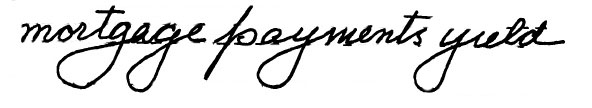
#> input picture lowerZone.jpg, 592 x 108 px
$ python -i zones.py   (imports and definitions only)
#> lines starting #> are read from the running program, lines starting #| are printed output that depends on the picture; after the words box and inside, x2 and y2 are one past the last pixel; in counts of white or black regions, pixels touching at a corner belong together
#> further down, picture is the input picture: shape (108, 592, 3); min 0, max 255, mean 227.2
import cv2
import numpy as np
from matplotlib import pyplot as plt
from skimage import morphology


def findZone(img):
    gray = cv2.cvtColor(img, cv2.COLOR_BGR2GRAY)
    h, w = gray.shape[:]
#> h = 108; w = 592

    # Median Filter
    median = cv2.medianBlur(gray, 3)
    #cv2.imshow('Median Filter', median)

    # Otsu Thresholding
    ret, thresh = cv2.threshold(median, 0, 255, cv2.THRESH_OTSU | cv2.THRESH_BINARY)
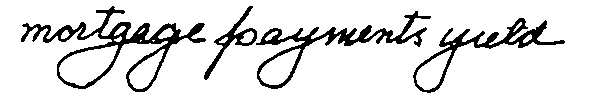
#> thresh: shape (108, 592); 88.9% white; 4 black regions, box (x1, y1, x2, y2) and area: (21, 6, 206, 92) 2858, (256, 11, 431, 89) 2005, (413, 18, 565, 93) 1567, (204, 6, 257, 80) 652
#> ret = 137
    #cv2.imshow('Otsu Thresholding', thresh)

    # Count all pixel rows
    sumRows = []
    pixelRow = []
    for j in range(h):
        row = thresh[j:j+1, 0:w]
        pixel = np.count_nonzero(row == 0)
        sumRows += [pixel]
        pixelRow += [j]
#> this loop made 108 passes
#> pixel on passes 18 to 29: 35, 30, 20, 24, 28, 41, 61, 87, 107, 121, 144, 164
#> (pixel, sumRows) on passes 1 to 6: (0, [0]), (0, [0, 0]), (0, [0, 0, 0]), (0, [0, 0, 0, 0]), (0, [0, 0, 0, 0, 0]), (0, [0, 0, 0, 0, 0, 0])
#> after the loop, pixelRow = 108 values from 0 to 107; sumRows = 108 values, max 291 at index 39, min 0 at index 0, mean 65.57

    # Search for first stroke
    topRow = []
    for j in range(h):
        row = thresh[j:j+1, 0:w]
        topRow.append(np.sum(row))
        pixel = np.count_nonzero(row == 0)
        if pixel > 0:
            break
#> this loop made 7 passes
#> pixel on passes 1 to 7: 0, 0, 0, 0, 0, 0, 6
#> after the loop, topRow = [150960, 150960, 150960, 150960, 150960, 150960, 149430]

    # Search for last stroke
    bottomRow = []
    for j in range(h, -1, -1):
        row = thresh[j:j+1, 0:w]
        bottomRow.append(np.sum(row))
        pixel = np.count_nonzero(row == 0)
        if pixel > 0:
            break
#> this loop made 17 passes
#> after the loop, bottomRow = [0, 150960, 150960, 150960, 150960, 150960, 150960, 150960, 150960, 150960, 150960, 150960, 150960, 150960, 150960, 150960, 149940]

    # Search middle lines
    mostLines = max(sumRows)/3
#> mostLines = 97
    morePixel = [i for i in sumRows if i >= mostLines]
#> morePixel = [107, 121, 144, 164, 190, 208, 220, 220, 225, 239, 248, 257, 270, 286, 291, 291, 284, 279, 248, 182, 122]

    # Define all zone lines
    topZone = len(topRow)-1
#> topZone = 6
    topMiddleZone = sumRows.index(morePixel[0])
#> topMiddleZone = 25
    bottomMiddleZone = sumRows.index(morePixel[len(morePixel)-1])
#> bottomMiddleZone = 45
    bottomZone = img.shape[0] - len(bottomRow) + 1
#> bottomZone = 92

    # Generate Lines
    cv2.line(img, (0, topZone), (w, topZone), (0, 255, 0), 2)
    cv2.line(img, (0, topMiddleZone), (w, topMiddleZone), (0, 255, 0), 2)
    cv2.line(img, (0, bottomMiddleZone), (w, bottomMiddleZone), (0, 255, 0), 2)
    cv2.line(img, (0, bottomZone), (w, bottomZone), (0, 255, 0), 2)
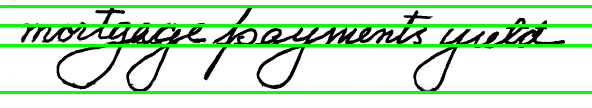
#> img: shape (108, 592, 3); mean B, G, R 201.9, 230.2, 201.9

    #cv2.imshow('Zone Lines', img)
    #cv2.imwrite('sample_image/zoned.png', img)

    #show_histogram(sumRows, pixelRow)

    separators = [topZone, topMiddleZone, bottomMiddleZone, bottomZone]
#> separators = [6, 25, 45, 92]

    top = separators[1] - separators[0]
#> top = 19
    middle = separators[2] - separators[1]
#> middle = 20
    bottom = separators[3] - separators[2]
#> bottom = 47

    return top, middle, bottom

def show_histogram(img, label):
    plt.barh(label, img, height=1)
    plt.ylim(len(label),0)
    plt.ylabel("Baris Citra (y)")
    plt.xlabel("Jumlah Intensitas Piksel")
    plt.show()

def zone_extract(file_name):
    image = cv2.imread(file_name)
    top, middle, bottom = findZone(image)

    return [top, middle, bottom]

def main():
    img = cv2.imread('dataset/h06-089-s01-00.png')

    findZone(img)

>>> import cv2
>>> picture = cv2.imread('lowerZone.jpg')
>>> result = findZone(picture)
#> result = (19, 20, 47)

$ run again, on h06-092-s00-00.png
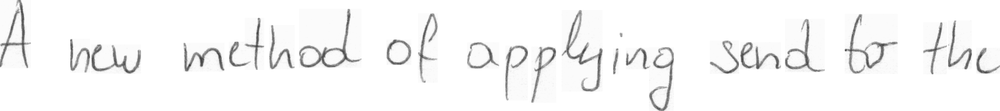
#> input picture h06-092-s00-00.png, 1000 x 111 px, shrunk from 1809 x 200 before the run
#> picture is the input picture: shape (111, 1000, 3); min 50, max 255, mean 246.3
#> in findZone, `ret, thresh = cv2.threshold(median, 0, 255, cv2.THRESH_OTSU | cv2.THRE..`:
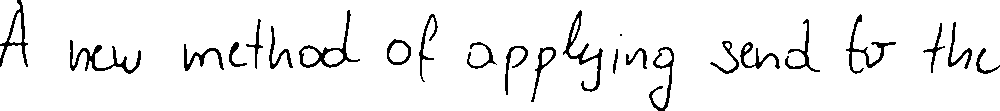
#> thresh: shape (111, 1000); 94% white; 24 black regions (1 under 20 px), largest, box (x1, y1, x2, y2) and area: (70, 40, 141, 74) 597, (563, 10, 603, 92) 562, (299, 10, 360, 68) 535
#> ret = 201
#> the loop in findZone, `for j in range(h):` made 111 passes
#> pixel on passes 18 to 25: 23, 23, 28, 30, 33, 31, 32, 30
#> after the loop in findZone, `for j in range(h):`: pixelRow = 111 values from 0 to 110; sumRows = 111 values, max 227 at index 64, min 3 at index 4, mean 59.6
#> the loop in findZone, `for j in range(h):` made 1 pass
#> pixel on pass 1: 4
#> after the loop in findZone, `for j in range(h):`: topRow = [253980]
#> the loop in findZone, `for j in range(h, -1, -1):` made 2 passes
#> pixel on passes 1 to 2: 0, 7
#> after the loop in findZone, `for j in range(h, -1, -1):`: bottomRow = [0, 253215]
#> mostLines = 75.67
#> morePixel = 29 values, max 227 at index 22, min 87 at index 27, mean 171.8
#> topZone = 0
#> topMiddleZone = 42
#> bottomMiddleZone = 70
#> bottomZone = 110
#> in findZone, `cv2.line(img, (0, bottomZone), (w, bottomZone), (0, 255, 0), 2)`:
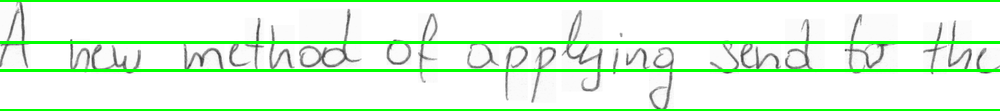
#> img: shape (111, 1000, 3); mean B, G, R 224.1, 247, 224.1
#> separators = [0, 42, 70, 110]
#> top = 42
#> middle = 28
#> bottom = 40
#> result = (42, 28, 40)

$ run again, on m06-076-s05-00.png
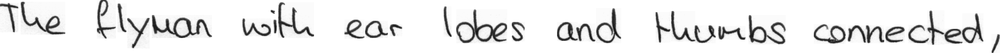
#> input picture m06-076-s05-00.png, 1000 x 53 px, shrunk from 1745 x 92 before the run
#> picture is the input picture: shape (53, 1000, 3); min 7, max 255, mean 233.5
#> in findZone, `ret, thresh = cv2.threshold(median, 0, 255, cv2.THRESH_OTSU | cv2.THRE..`:
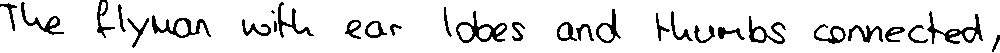
#> thresh: shape (53, 1000); 89.8% white; 30 black regions (1 under 20 px), largest, box (x1, y1, x2, y2) and area: (927, 11, 983, 44) 479, (456, 11, 507, 43) 474, (152, 15, 211, 38) 431
#> ret = 171
#> the loop in findZone, `for j in range(h):` made 53 passes
#> pixel on passes 16 to 23: 43, 48, 53, 65, 78, 94, 111, 137
#> after the loop in findZone, `for j in range(h):`: pixelRow = 53 values from 0 to 52; sumRows = 53 values, max 297 at index 28, min 0 at index 52, mean 102
#> the loop in findZone, `for j in range(h):` made 1 pass
#> pixel on pass 1: 7
#> after the loop in findZone, `for j in range(h):`: topRow = [253215]
#> the loop in findZone, `for j in range(h, -1, -1):` made 3 passes
#> pixel on passes 1 to 3: 0, 0, 2
#> after the loop in findZone, `for j in range(h, -1, -1):`: bottomRow = [0, 255000, 254490]
#> mostLines = 99
#> morePixel = [111, 137, 162, 200, 218, 241, 283, 297, 297, 290, 282, 274, 260, 220, 209, 184, 170, 163, 184, 186, 141]
#> topZone = 0
#> topMiddleZone = 21
#> bottomMiddleZone = 41
#> bottomZone = 51
#> in findZone, `cv2.line(img, (0, bottomZone), (w, bottomZone), (0, 255, 0), 2)`:
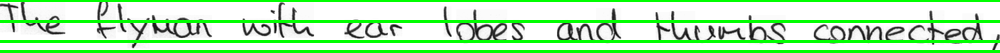
#> img: shape (53, 1000, 3); mean B, G, R 183.7, 236.6, 183.7
#> separators = [0, 21, 41, 51]
#> top = 21
#> middle = 20
#> bottom = 10
#> result = (21, 20, 10)
